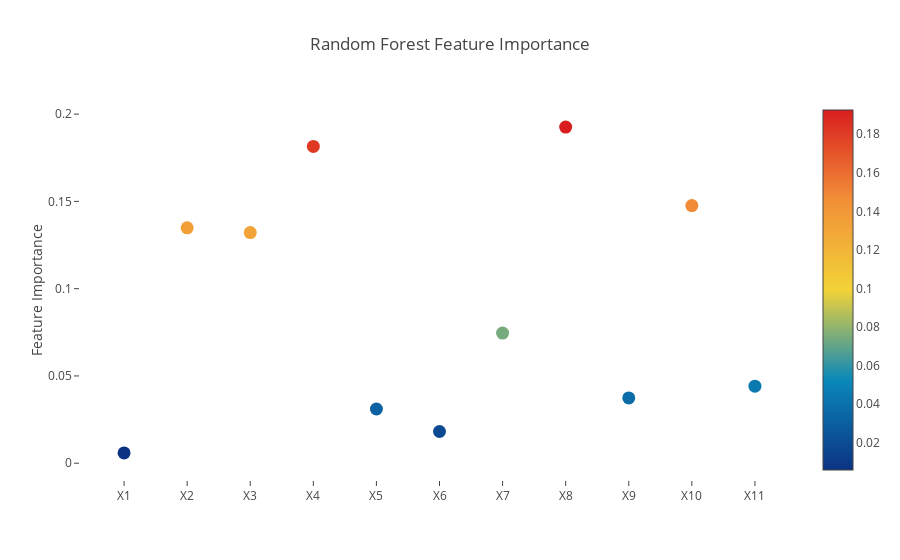

Notebook cell for this chart:
### Markdown cell above
### Plot.ly Scatter Plot of feature importances

Having trained the Random Forest, we can obtain the list of feature importances by invoking the attribute "featureimportances" and plot our next Plotly plot, the Scatter plot.

Here we invoke the command Scatter and as per the previous Plotly plots, we have to define our y and x-axes. However the one thing that we pay attention to in scatter plots is the marker attribute. It is the marker attribute where we define and hence control the size, color and scale of the scatter points embedded.

### Code cell
# Scatter plot 
trace = go.Scatter(
    y = rf.feature_importances_,
    x = features,
    mode='markers',
    marker=dict(
        sizemode = 'diameter',
        sizeref = 1,
        size = 13,
        #size= rf.feature_importances_,
        #color = np.random.randn(500), #set color equal to a variable
        color = rf.feature_importances_,
        colorscale='Portland',
        showscale=True
    ),
    text = features
)
data = [trace]

layout= go.Layout(
    autosize= True,
    title= 'Random Forest Feature Importance',
    hovermode= 'closest',
     xaxis= dict(
         ticklen= 5,
         showgrid=False,
        zeroline=False,
        showline=False
     ),
    yaxis=dict(
        title= 'Feature Importance',
        showgrid=False,
        zeroline=False,
        ticklen= 5,
        gridwidth= 2
    ),
    showlegend= False
)
fig = go.Figure(data=data, layout=layout)
py.iplot(fig,filename='scatter2010')

### Figure 1 — Plotly figure (JSON) as saved in the notebook; plotly's stock layout.template omitted (floating-point values rounded to 4 significant figures)
{"data": [{"marker": {"color": [0.005929, 0.1349, 0.1322, 0.1815, 0.03107, 0.01818, 0.07458, 0.1926, 0.0374, 0.1476, 0.04412], "colorscale": "Portland", "showscale": true, "size": 13, "sizemode": "diameter", "sizeref": 1}, "mode": "markers", "text": ["X1", "X2", "X3", "X4", "X5", "X6", "X7", "X8", "X9", "X10", "X11"], "type": "scatter", "x": ["X1", "X2", "X3", "X4", "X5", "X6", "X7", "X8", "X9", "X10", "X11"], "y": [0.005929, 0.1349, 0.1322, 0.1815, 0.03107, 0.01818, 0.07458, 0.1926, 0.0374, 0.1476, 0.04412]}], "layout": {"autosize": true, "hovermode": "closest", "showlegend": false, "title": "Random Forest Feature Importance", "xaxis": {"showgrid": false, "showline": false, "ticklen": 5, "zeroline": false}, "yaxis": {"gridwidth": 2, "showgrid": false, "ticklen": 5, "title": "Feature Importance", "zeroline": false}}}
